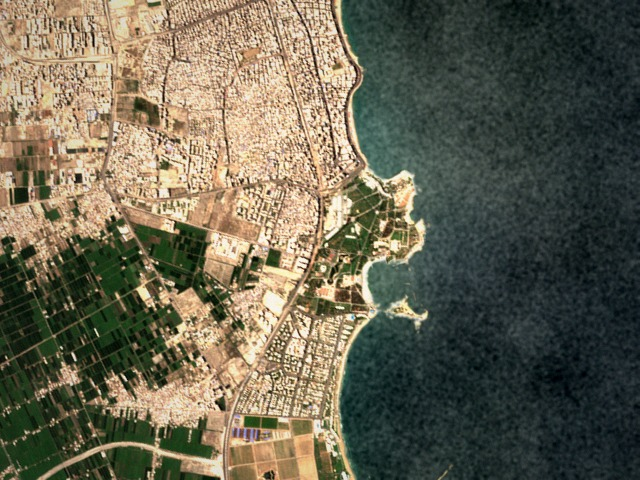
#> input picture alexandria_flights/corniche/frames/0000.jpg, 640 x 480 px; its folder holds only this picture in this run
$ python bonus.py ../corniche/frames/0000.jpg   (older library calls are emulated)
#> lines starting #> are read from the running program, lines starting #| are printed output that depends on the picture; after the words box and inside, x2 and y2 are one past the last pixel; in counts of white or black regions, pixels touching at a corner belong together
### alexandria_flights/code/utils.py
"""Helpers used by every part. Already written: use them as they are.

Conventions used in every file:
    points       (N, 2) float arrays of (x, y) pixel coordinates.
    transforms   (3, 3) float arrays acting on homogeneous pixels, normalized so that T[2, 2] = 1.
    F            a list with one (keypoints, descriptors) pair per frame, as returned by features().
"""
import os, glob
import numpy as np, cv2


def load_frames(flight_dir, color=False):
    """Load every frame of a flight, in flight order.

    Args:
        flight_dir: path to a flight folder, the one that contains frames/.
        color: True for BGR color images, False for grayscale.

    Returns:
        A list of uint8 images, (H, W) in grayscale or (H, W, 3) in color.
    """
    files = sorted(glob.glob(os.path.join(flight_dir, 'frames', '*.jpg')) +
                   glob.glob(os.path.join(flight_dir, 'frames', '*.png')))
    return [cv2.imread(f, cv2.IMREAD_COLOR if color else cv2.IMREAD_GRAYSCALE) for f in files]


# [12 lines left out: function apply, not called in this run]


# ------------------------------------------------------------------ for the part scripts
HERE = os.path.dirname(os.path.abspath(__file__))
DATA = os.path.normpath(os.path.join(HERE, '..'))       # the flights sit next to this code folder


def flight(name):
    """Path of a flight folder.

    Args:
        name: 'corniche', 'loop', 'lost_at_sea' or 'vpair'.

    Returns:
        The path of that flight's folder, next to the code folder.
    """
    return os.path.join(DATA, name)


def results_dir(part):
    """The folder a part script writes its figures and tables to, created if needed.

    Args:
        part: 'part1', 'part2', 'part3' or 'part4'.

    Returns:
        The path of results/<part>/, next to the code folder.
    """
    d = os.path.join(DATA, 'results', part)
    os.makedirs(d, exist_ok=True)
    return d


# [18 lines left out: function table, not called in this run]


def run(main):
    """Run a part script, and stop with a message naming the TODO if it reaches one you have not filled in.

    Args:
        main: the script's main() function.
    """
    import sys
    try:
        main()
    except NotImplementedError as e:
        print(f'\nStopped: {e}.')
        print('Fill in that TODO (python check.py tells you when it works), then run this script again.')
        sys.exit(1)

### alexandria_flights/code/features.py
"""Part 1: Harris corners (Q1.1), patch descriptors and matching (Q1.2).

You fill in the blocks marked TODO. Everything else already runs.
Check your work with:  python check.py 1.1   and   python check.py 1.2
"""
import numpy as np, cv2


# ===================================================================== Q1.1 Harris corners
def harris_response(img, sd=1.0, si=2.0, k=0.05):
    """Harris corner response of every pixel.

    Args:
        img: (H, W) image.
        sd: sigma of the derivative-of-Gaussian filters.
        si: sigma of the Gaussian window that sums Ix^2, Iy^2 and IxIy.
        k: the Harris constant, between 0.04 and 0.06.

    Returns:
        (H, W) float32 array R = det(M) - k * trace(M)^2.
    """
    img = img.astype(np.float32)
    # ---------------------------------------------------------------- TODO 1.1a ----
    # 1. Ix, Iy: blur with a Gaussian of sigma sd, then differentiate (cv2.GaussianBlur, cv2.Sobel).
    blur = cv2.GaussianBlur(img,ksize=(0,0),sigmaX=sd)
    Ix = cv2.Sobel(blur,dx=1,dy=0,ddepth= cv2.CV_32F)
    Iy = cv2.Sobel(blur,dx=0,dy=1,ddepth= cv2.CV_32F)
    # 2. The entries of M: Ix*Ix, Iy*Iy and Ix*Iy, each blurred with a Gaussian of sigma si.
    Ix_sq = cv2.GaussianBlur(Ix * Ix, ksize=(0,0),sigmaX=si)
    Iy_sq = cv2.GaussianBlur(Iy * Iy, ksize=(0,0),sigmaX=si)
    Ix_Iy = cv2.GaussianBlur(Ix * Iy, ksize=(0,0),sigmaX=si)
    # M = [Ix_sq Ix_Iy|
    #      Ix_Iy Iy_sq]
    # 3. R = det(M) - k * trace(M)^2, for every pixel at once.
    det = (Ix_sq * Iy_sq) - (Ix_Iy ** 2)
    trace = Ix_sq + Iy_sq
    R = det - ( k * ( trace ** 2 ) )
    return R
    # ---------------------------------------------------------------- end TODO -----


def detect(img, total=1000, grid=(6, 8), rel_thresh=1e-3):
    """Harris corners spread over the whole frame.

    Args:
        img: (H, W) image.
        total: about how many corners to keep.
        grid: (rows, columns) of the grid the corners are spread over.
        rel_thresh: keep only maxima with R above rel_thresh * max(R).

    Returns:
        (N, 2) corner positions (x, y).
    """
    R = harris_response(img)
    # ---------------------------------------------------------------- TODO 1.1b ----
    # Find the candidate corners: pixels whose R is the largest in their 3 x 3 neighborhood (cv2.dilate helps)
    # and above rel_thresh * R.max(). Set xs, ys (their columns and rows) and scores (their R).
    R_dil = cv2.dilate(R,np.ones((3,3)))
    is_peak = (R == R_dil) & (R > rel_thresh * R.max())

    ys, xs = np.nonzero(is_peak)
    scores = R[ys,xs]

    # ---------------------------------------------------------------- end TODO -----
    return spread_corners(xs, ys, scores, img.shape[:2], total, grid)


def spread_corners(xs, ys, scores, shape, total=1000, grid=(6, 8)):
    """Keep the strongest corners of each grid cell, so the corners cover the whole frame.

    Args:
        xs: (M,) x of the candidate corners.
        ys: (M,) y of the candidate corners.
        scores: (M,) their Harris response R.
        shape: (height, width) of the frame.
        total: about how many corners to keep in all.
        grid: (rows, columns) of the grid.

    Returns:
        (N, 2) corner positions (x, y), N <= total.
    """
    xs, ys, scores = np.asarray(xs), np.asarray(ys), np.asarray(scores)
    H, W = shape
    gy, gx = grid
    cell = np.minimum(ys * gy // H, gy - 1).astype(int) * gx + np.minimum(xs * gx // W, gx - 1).astype(int)
    per_cell = max(1, total // (gy * gx))
    keep = []
    for c in np.unique(cell):
        sel = np.where(cell == c)[0]
        keep += list(sel[np.argsort(-scores[sel])][:per_cell])
    return np.c_[xs[keep], ys[keep]].astype(float).reshape(-1, 2)


# ===================================================================== Q1.2 descriptors and matching
def describe(img, kps, oriented=True, sigma_ori=4.5, spacing=5, n=8):
    """Patch descriptors around corners: an n x n grid of samples, `spacing` pixels apart (a 40 x 40 window),
    normalized to zero mean and unit standard deviation. With oriented=True the grid is turned to the direction
    of the smoothed gradient at the corner, as in the oriented patches of MOPS (here at a single scale).

    Args:
        img: (H, W) image.
        kps: (N, 2) corner positions from detect().
        oriented: turn each grid to the gradient direction at its corner.
        sigma_ori: sigma of the Gaussian that smooths the gradients used for that direction.
        spacing: pixels between samples.
        n: samples per side.

    Returns:
        keypoints: (M, 2) the corners kept, M <= N (corners whose window leaves the image are dropped).
        descriptors: (M, n * n) float32, in the same order as keypoints.
    """
    b = cv2.GaussianBlur(img.astype(np.float32), (0, 0), 2.0)                 # the image the patches sample
    gx = cv2.GaussianBlur(cv2.Sobel(b, cv2.CV_32F, 1, 0), (0, 0), sigma_ori)  # smoothed gradients, which give
    gy = cv2.GaussianBlur(cv2.Sobel(b, cv2.CV_32F, 0, 1), (0, 0), sigma_ori)  # each corner its direction
    u = (np.arange(n) - (n - 1) / 2) * spacing
    U, V = np.meshgrid(u, u)               # the sample offsets of an upright grid centered on (0, 0)
    h, w = b.shape
    r = spacing * n / 2 * 1.42             # half-diagonal of the window: keep corners at least this far in
    keep, desc = [], []
    for x, y in kps:
        if x < r or y < r or x >= w - r or y >= h - r:
            continue
        # ------------------------------------------------------------ TODO 1.2a ----
        # theta: the angle of the smoothed gradient (gx, gy) at the corner if oriented, else 0. x and y are
        # floats: convert them to int to index gx and gy.
        x = int(x)
        y = int(y)

        theta = np.arctan2(gy[y, x], gx[y, x]) if oriented else 0.0
        c = np.cos(theta)
        s = np.sin(theta)

        # X, Y: (n, n) float32 sample positions: the offsets (U, V) rotated by theta, plus (x, y).
        X = (U * c - V * s + x).astype(np.float32)
        Y = (U * s + V * c + y).astype(np.float32)

        # ------------------------------------------------------------ end TODO -----
        patch = cv2.remap(b, X, Y, cv2.INTER_LINEAR).ravel()               # bilinear samples at (X, Y)
        # ------------------------------------------------------------ TODO 1.2b ----
        # Normalize the patch to zero mean and unit standard deviation (guard against a std of 0).
        mu = np.mean(patch)
        std = np.std(patch)
        patch = (patch - mu) / (std if std > 0 else 1)
        # ------------------------------------------------------------ end TODO -----
        keep.append((x, y)); desc.append(patch)
    return np.array(keep, float).reshape(-1, 2), np.array(desc, np.float32).reshape(-1, n * n)


def features(img, oriented=True):
    """Your front end, used by every part script: detect(), then describe(). From Part 3 on, features_sift()
    may take its place.

    Args:
        img: (H, W) image.
        oriented: passed on to describe().

    Returns:
        (keypoints (M, 2), descriptors (M, 64)).
    """
    return describe(img, detect(img), oriented)


# [38 lines left out: functions pairwise_distances, match, not called in this run]

    # ---------------------------------------------------------------- end TODO -----


_SIFT = {}


# [16 lines left out: function features_sift, not called in this run]

### alexandria_flights/code/bonus.py
import sys
import numpy as np, cv2
import matplotlib; matplotlib.use('Agg')
import matplotlib.pyplot as plt
import utils, gt, viz
from features import features, features_sift, match
from utils import apply
from fitting import ransac, fit_homography
from odometry import chain

S0 = 600.0  #given
FRAME = (640, 480)
C = np.array(FRAME) / 2.0

def distort(p, kappa, c=C): #simulate cam distortion
    d = p - c
    return c + d * (1 + kappa* (d ** 2).sum(-1, keepdims=True) / S0 ** 2)   #mathematical distortion model


# [15 lines left out: functions undistort_points, undistort_image, not called in this run]


def collect_matches(F, step=4, gap=3):  #k-estim
    out = []
    for i in range(0, len(F) - gap, step):
        (k1, d1), (k2, d2) = F[i], F[i + gap]
        mm = match(d1, d2)
        if len(mm) >= 30:
            out.append((k1[mm[:, 0]], k2[mm[:, 1]]))
    return out


def cost(kappa, M, tau=2.0):    #eval candidate k
    tot, n = 0.0, 0
    for p, q in M:
        pu, qu = undistort_points(p, kappa), undistort_points(q, kappa)
        T, _, _ = ransac(pu, qu, fit_homography, 4, 1.5)
        e2 = np.full(len(p), tau ** 2) if T is None else \
            np.minimum(((apply(T, pu) - qu) ** 2).sum(1), tau ** 2)
        tot, n = tot + e2.sum(), n + len(p)
    return tot / n


def estimate_kappa(M):  #best parameter
    coarse = np.arange(-0.30, 0.3001, 0.02)
    c1 = [cost(k, M) for k in coarse]
    k0 = coarse[int(np.argmin(c1))]
    fine = np.arange(k0 - 0.02, k0 + 0.0201, 0.004)
    c2 = [cost(k, M) for k in fine]
    return float(fine[int(np.argmin(c2))]), (coarse, c1, fine, c2)

def run_flight(name, feat):
    fd = utils.flight(name)
    imgs = utils.load_frames(fd)
    F_raw = [feat(im) for im in imgs]
    kappa, curves = estimate_kappa(collect_matches(F_raw))
    print(f'{name}: kappa = {kappa:+.3f}', flush=True)
    und = [undistort_image(im, kappa) for im in imgs]
    F_und = [feat(im) for im in und]
    res = {'kappa': kappa, 'curves': curves, 'imgs': imgs, 'und': und, 'F_raw': F_raw, 'F_und': F_und}
    for tag, F in (('raw', F_raw), ('undistorted', F_und)):
        for model in ('similarity', 'homography'):
            Ts, _, lost, _ = chain(F, model)
            e = gt.path_errors(fd, Ts)
            res[tag, model] = (Ts, float(e.mean()), float(e[-1]), len(lost))
    return res


def main():
    out = utils.results_dir('bonus')
    feat = features_sift if '--sift' in sys.argv else features
    flights = ['corniche', 'loop', 'lost_at_sea']
    R = {fl: run_flight(fl, feat) for fl in flights}
#> in run_flight, `imgs = utils.load_frames(fd)`: imgs = 1 item
#> in harris_response, `Ix_Iy = cv2.GaussianBlur(Ix * Iy, ksize=(0,0),sigmaX=si)`:
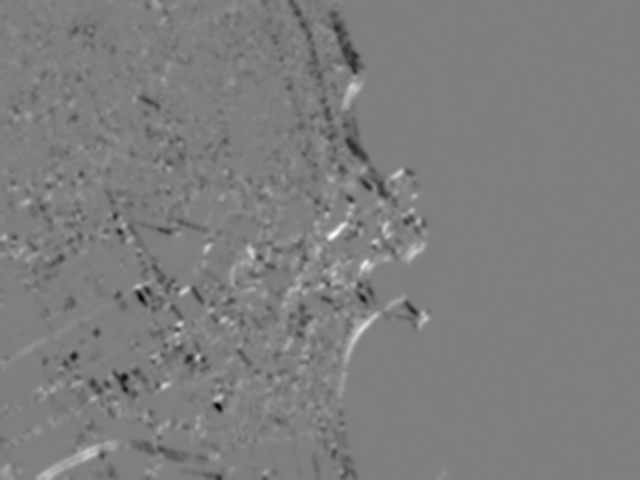
#> Ix_Iy: shape (480, 640) float32; min -43795.3, max 44027, mean -307.9; drawn with min black and max white
#> in harris_response, `trace = Ix_sq + Iy_sq`:
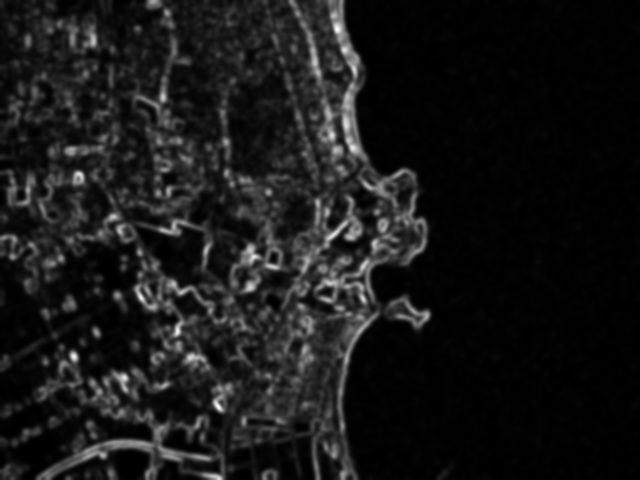
#> trace: shape (480, 640) float32; min 22.81, max 102426.4, mean 9883.9; drawn with min black and max white
#> in harris_response, `R = det - ( k * ( trace ** 2 ) )`:
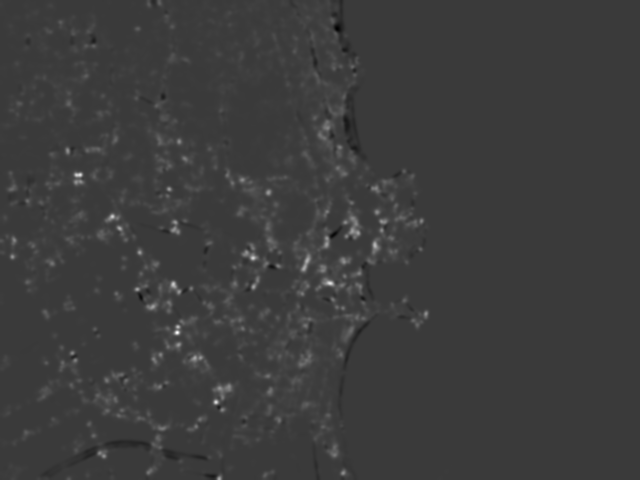
#> R: shape (480, 640) float32; min -447969312, max 1.51e+09, mean 21416418; drawn with min black and max white
#> in detect, `is_peak = (R == R_dil) & (R > rel_thresh * R.max())`:
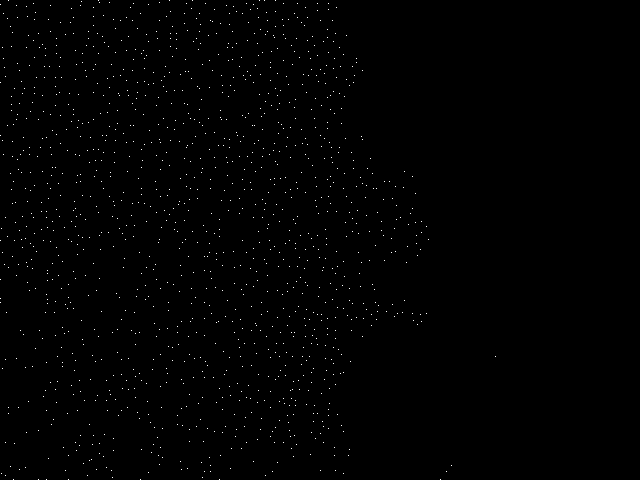
#> is_peak: shape (480, 640) bool; 0.46% white in thin lines or dots, all inside (x1, y1, x2, y2) = (0, 0, 496, 480)
#> in detect, `ys, xs = np.nonzero(is_peak)`: ys = 1424 values from 0 to 479; xs = 1424 values, max 495 at index 1141, min 0 at index 20, mean 197.7
#> in detect, `scores = R[ys,xs]`: scores = 1424 values, max 1.51e+09 at index 1080, min 1514967.4 at index 930, mean 133592168
#> in spread_corners, `xs, ys, scores = np.asarray(xs), np.asarray(ys), np.asarray(scores)`: ys = 1424 values from 0 to 479
#> in spread_corners, `cell = np.minimum(ys * gy // H, gy - 1).astype(int) * gx + np.minimum(..`: cell = 1424 values, max 45 at index 1392, min 0 at index 0, mean 20.17
#> the loop in spread_corners, `for c in np.unique(cell):` made 35 passes
#> c on passes 6 to 13: 8, 9, 10, 11, 12, 16, 17, 18
#> after the loop in spread_corners, `for c in np.unique(cell):`: keep = 629 values, max 1423 at index 627, min 10 at index 20, mean 774.3
#> in describe, `b = cv2.GaussianBlur(img.astype(np.float32), (0, 0), 2.0)`:
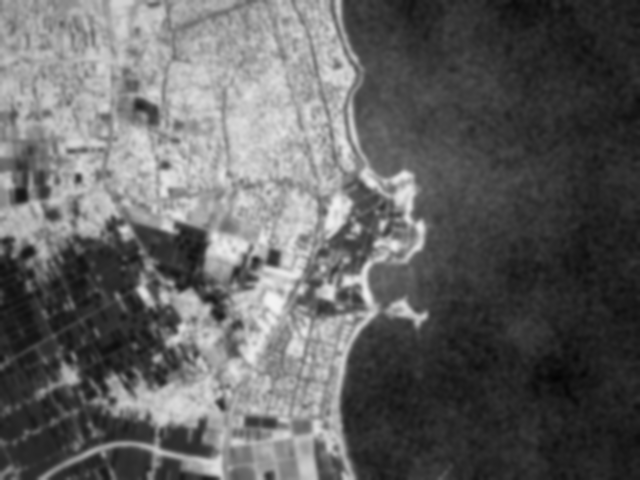
#> b: shape (480, 640) float32; min 4.69, max 242.9, mean 98.7
#> in describe, `gx = cv2.GaussianBlur(cv2.Sobel(b, cv2.CV_32F, 1, 0), (0, 0), sigma_ori)`:
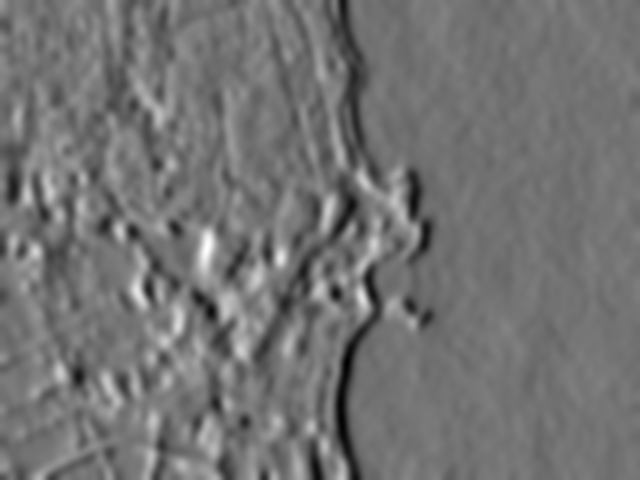
#> gx: shape (480, 640) float32; min -87.35, max 103.6, mean -0.9; drawn with min black and max white
#> in describe, `gy = cv2.GaussianBlur(cv2.Sobel(b, cv2.CV_32F, 0, 1), (0, 0), sigma_ori)`:
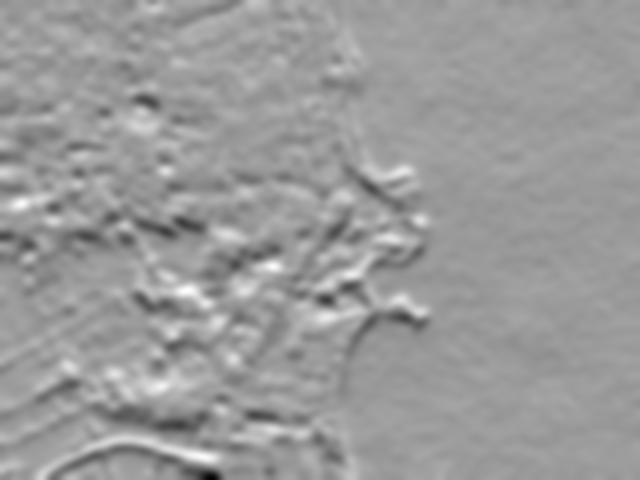
#> gy: shape (480, 640) float32; min -139.3, max 89.11, mean -0.6; drawn with min black and max white
#> the loop in describe, `for x, y in kps:` made 629 passes
#> (x, y, theta, c, s, mu, std) on passes 2 to 4: (73, 33, 2.15, -0.546, 0.838, 153.1, 17.18), (50, 31, 1.72, -0.152, 0.988, 155, 14.74), (44, 77, 1.5, 0.0757, 0.997, 163.1, 14.02)
#> after the loop in describe, `for x, y in kps:`: desc = 547 items; keep = 547 pairs, first value 29 to 495, second value 29 to 450
#> in run_flight, `F_raw = [feat(im) for im in imgs]`: F_raw = 1 item
#> after the loop in collect_matches, `for i in range(0, len(F) - gap, step):`: out = []
#> in estimate_kappa, `coarse = np.arange(-0.30, 0.3001, 0.02)`: coarse = 31 values from -0.3 to 0.3

    #curves
    fig, ax = plt.subplots(1, 3, figsize=(14, 3.6))
    for a, fl in zip(ax, flights):
        coarse, s1, fine, s2 = R[fl]['curves']
        a.plot(coarse, s1, 'o-', ms=3, label='coarse'); a.plot(fine, s2, 's-', ms=3, label='fine')
        a.axvline(R[fl]['kappa'], color='k', ls='--'); a.set_title(f'{fl}: kappa = {R[fl]["kappa"]:+.3f}')
        a.set_xlabel('kappa'); a.set_ylabel('mean truncated error$^2$ (px$^2$)'); a.grid(alpha=.3)
    ax[0].legend(); fig.tight_layout(); fig.savefig(f'{out}/bonus_kappa.png', dpi=130); plt.close(fig)

    #before/after of one frame
    fig, ax = plt.subplots(2, 3, figsize=(14, 7))
    for j, fl in enumerate(flights):
        ax[0, j].imshow(R[fl]['imgs'][20], cmap='gray'); ax[0, j].set_title(f'{fl}: original')
        ax[1, j].imshow(R[fl]['und'][20], cmap='gray'); ax[1, j].set_title(f'undistorted, kappa = {R[fl]["kappa"]:+.3f}')
        ax[0, j].axis('off'); ax[1, j].axis('off')
    fig.tight_layout(); fig.savefig(f'{out}/bonus_undistorted.png', dpi=130); plt.close(fig)

    # Q3.2 again comp
    rows = []
    for fl in ('corniche', 'loop', 'lost_at_sea'):
        for model in ('similarity', 'homography'):
            _, m0, f0, _ = R[fl]['raw', model]
            _, m1, f1, l1 = R[fl]['undistorted', model]
            rows.append([fl, f'{R[fl]["kappa"]:+.3f}', model, m0, f0, m1, f1])
    print('\nBonus  Q3.2 again, on the undistorted frames')
    utils.table(f'{out}/bonus_models.md',
                ['flight', 'kappa', 'model', 'mean before (m)', 'final before (m)', 'mean after (m)', 'final after (m)'], rows)
    viz.plot_paths(utils.flight('loop'),
                   {'similarity, original': R['loop']['raw', 'similarity'][0],
                    'homography, original': R['loop']['raw', 'homography'][0],
                    'similarity, undistorted': R['loop']['undistorted', 'similarity'][0],
                    'homography, undistorted': R['loop']['undistorted', 'homography'][0]},
                   f'{out}/bonus_paths_loop.png')

    # match error against radius, before and after
    for tag in ('raw', 'undistorted'):
        key = 'F_raw' if tag == 'raw' else 'F_und'
        pairs = []
        for fl, i, j in (('corniche', 20, 21), ('loop', 20, 21), ('loop', 3, 132)):
            (k1, d1), (k2, d2) = R[fl][key][i], R[fl][key][j]
            mm = match(d1, d2)
            pairs.append((f'{fl}, frames {i} and {j}', k1[mm[:, 0]], k2[mm[:, 1]], gt.gt_H(utils.flight(fl), i, j)))
        viz.plot_error_vs_radius(pairs, f'{out}/bonus_error_vs_radius_{tag}.png')


if __name__ == '__main__':
#> (the run stopped early here; a loop or call above may not have finished)
